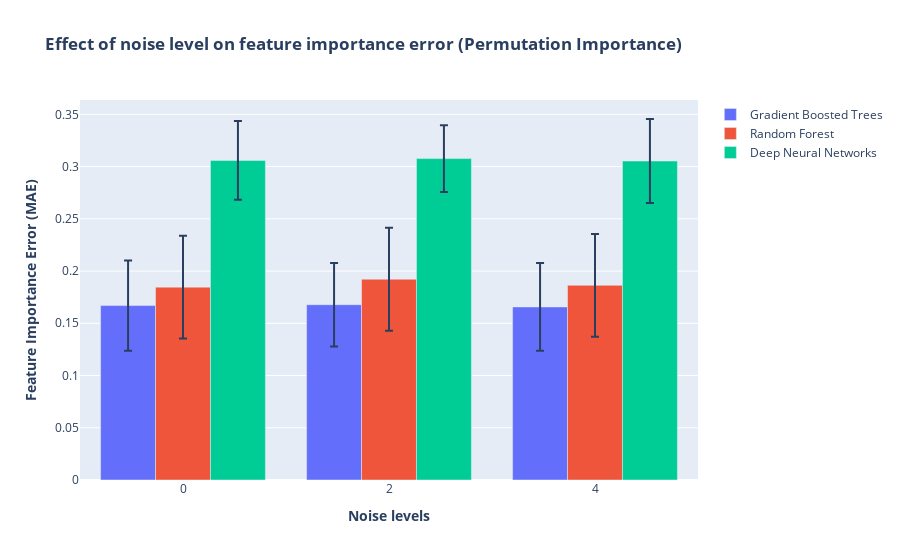

Here is the notebook cell this chart was saved with:
### Code cell
y = [gbpi_noise_mean,rfpi_noise_mean,dnnpi_noise_mean]
err = [gbpi_noise_std,rfpi_noise_std,dnnpi_noise_std]
name = ['Gradient Boosted Trees','Random Forest', 'Deep Neural Networks']

fig = make_subplots(specs=[[{"secondary_y": False}]])
figure_add_traces(noise, y, name, err)


# Add figure title
fig.update_layout(
    title_text="<b>Effect of noise level on feature importance error (Permutation Importance)</b>",
    barmode='group'
)
# fig.update_traces(texttemplate='%{text:.2s}', textposition='outside')
# fig.update_layout(uniformtext_minsize=8, uniformtext_mode='hide')


# Set x-axis title
fig.update_xaxes(title_text="<b>Noise levels</b>")

# Set y-axes titles
fig.update_yaxes(title_text="<b>Feature Importance Error (MAE)</b>", secondary_y=False)
#fig.update_yaxes(title_text="<b>SHAP Error</b>", secondary_y=True)


fig.show()

### Figure 1 — Plotly figure (JSON) as saved in the notebook; plotly's stock layout.template omitted (floating-point values rounded to 4 significant figures)
{"data": [{"error_y": {"array": [0.0432, 0.0399, 0.04196], "type": "data"}, "name": "Gradient Boosted Trees", "offsetgroup": "0", "showlegend": true, "type": "bar", "x": ["0", "2", "4"], "xaxis": "x", "y": [0.1669, 0.1678, 0.1657], "yaxis": "y"}, {"error_y": {"array": [0.04906, 0.04933, 0.04922], "type": "data"}, "name": "Random Forest", "offsetgroup": "1", "showlegend": true, "type": "bar", "x": ["0", "2", "4"], "xaxis": "x", "y": [0.1846, 0.1922, 0.1863], "yaxis": "y"}, {"error_y": {"array": [0.03763, 0.03199, 0.04021], "type": "data"}, "name": "Deep Neural Networks", "offsetgroup": "2", "showlegend": true, "type": "bar", "x": ["0", "2", "4"], "xaxis": "x", "y": [0.3059, 0.3076, 0.3053], "yaxis": "y"}], "layout": {"barmode": "group", "title": {"text": "<b>Effect of noise level on feature importance error (Permutation Importance)</b>"}, "xaxis": {"anchor": "y", "domain": [0, 1], "title": {"text": "<b>Noise levels</b>"}}, "yaxis": {"anchor": "x", "domain": [0, 1], "title": {"text": "<b>Feature Importance Error (MAE)</b>"}}}}
